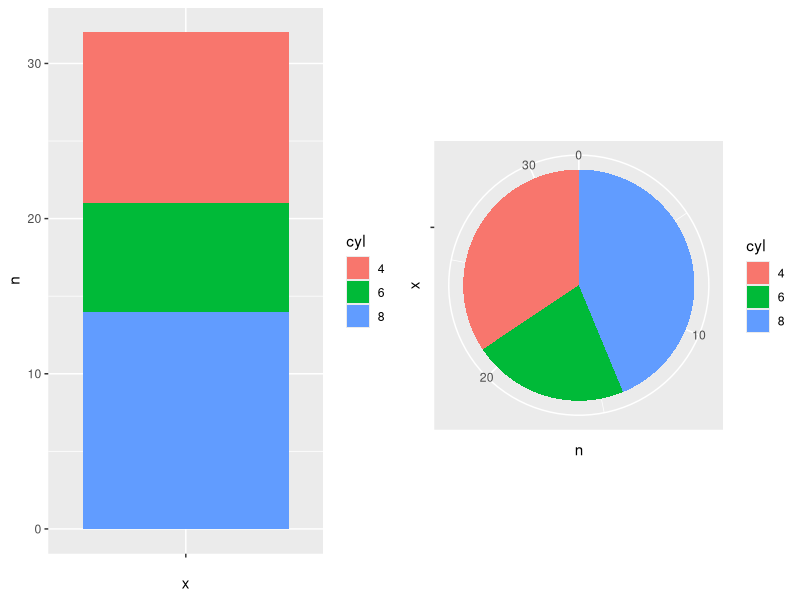
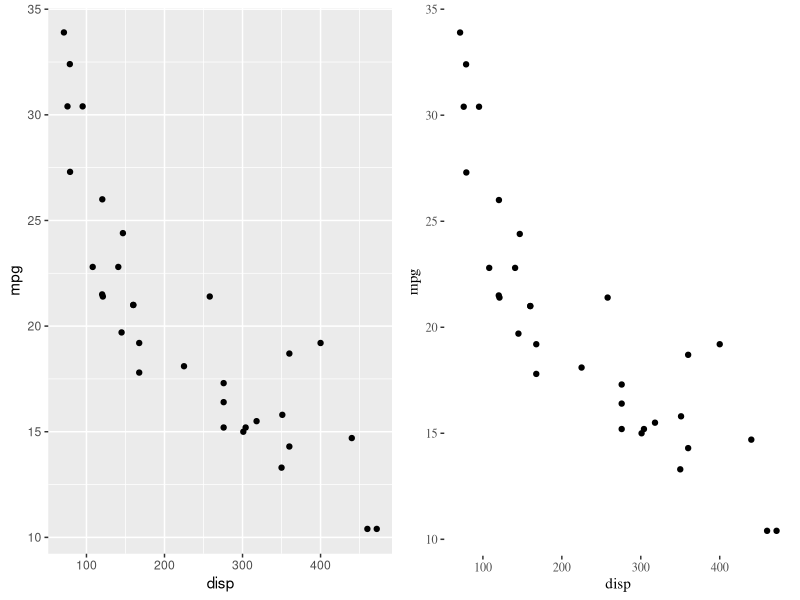

Generate these figures, in order, with R:
## ---- chunk 1
knitr::opts_chunk$set(echo = TRUE, message=FALSE, warning=FALSE,
                      comment="", digits = 3, tidy = FALSE, prompt = FALSE, fig.align = 'center')
## ---- chunk 2
library(tidyverse)

cartesian_g <- mtcars %>% 
  mutate(cyl = as.factor(cyl)) %>% 
  count(cyl) %>%
  ggplot(aes(x="", y=n, fill=cyl)) +
    geom_bar(position = "stack", stat = "identity")

polar_g <- mtcars %>% 
  mutate(cyl = as.factor(cyl)) %>% 
  count(cyl) %>% 
  ggplot(aes(x="", y=n, fill=cyl)) +
    geom_col() +
    coord_polar("y", start = 0)

gridExtra::grid.arrange(cartesian_g, polar_g, nrow=1)
## ---- chunk 3
library(ggthemes)

default_g <- mtcars %>% 
  ggplot(aes(x=disp, y=mpg)) +
    geom_point()

tufte_g <- mtcars %>% 
  ggplot(aes(x=disp, y=mpg)) +
    geom_point() +
    theme_tufte()

gridExtra::grid.arrange(default_g, tufte_g, nrow=1)
